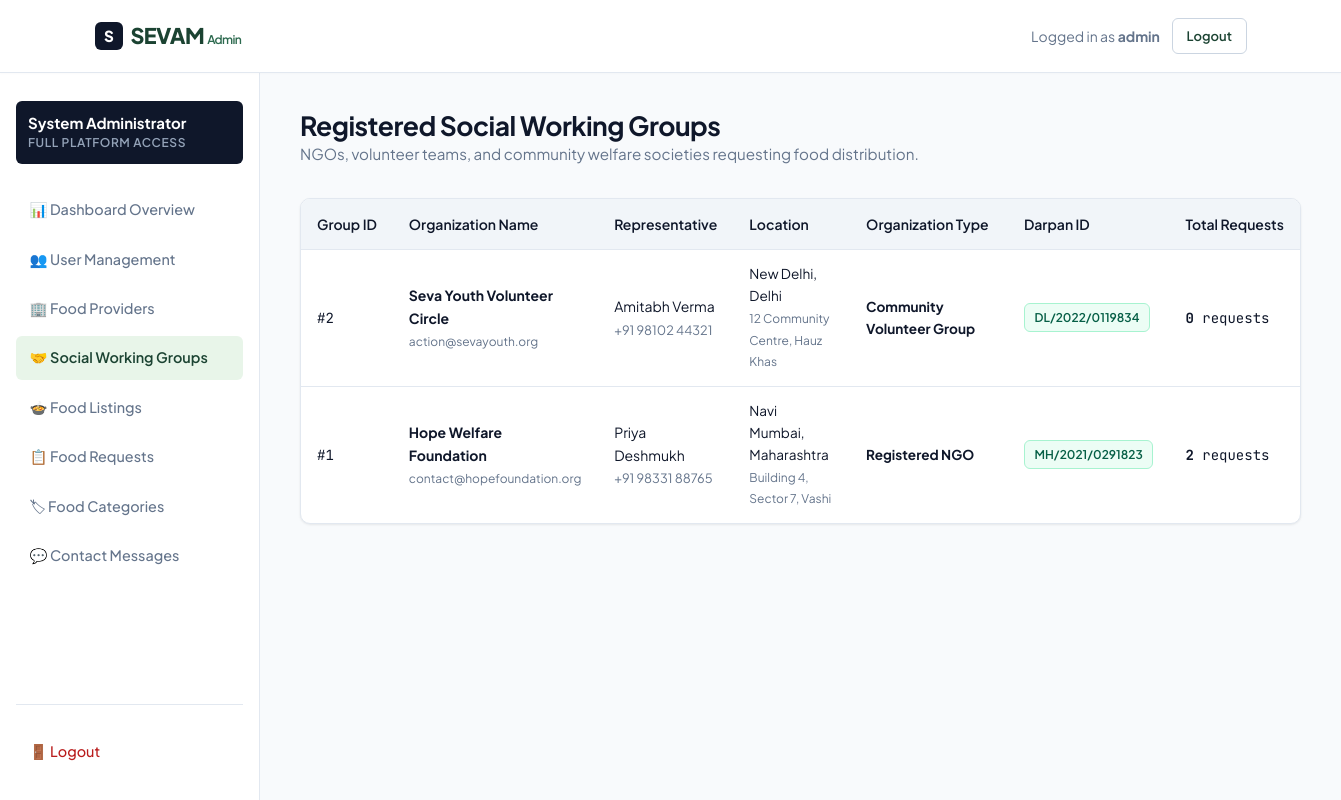
Screenshot of /admin/groups.php (signed in) with the database file from the repository.
### tables this page shows
CREATE TABLE `social_working_groups` (
  `id` int(11) NOT NULL AUTO_INCREMENT,
  `user_id` int(11) NOT NULL,
  `group_name` varchar(150) NOT NULL,
  `representative_name` varchar(100) NOT NULL,
  `phone` varchar(20) NOT NULL,
  `address` text NOT NULL,
  `city` varchar(80) NOT NULL,
  `state` varchar(80) NOT NULL,
  `organization_type` varchar(80) NOT NULL,
  `ngo_status` enum('Registered','Community Volunteer Group','Trust','Society') DEFAULT 'Registered',
  `darpan_id` varchar(50) DEFAULT NULL,
  `created_at` timestamp NULL DEFAULT current_timestamp(),
  PRIMARY KEY (`id`),
  KEY `fk_group_user` (`user_id`),
  CONSTRAINT `fk_group_user` FOREIGN KEY (`user_id`) REFERENCES `users` (`id`) ON DELETE CASCADE
);

CREATE TABLE `users` (
  `id` int(11) NOT NULL AUTO_INCREMENT,
  `username` varchar(50) NOT NULL,
  `email` varchar(100) NOT NULL,
  `password` varchar(255) NOT NULL,
  `role` enum('admin','provider','group') NOT NULL,
  `status` enum('active','inactive') DEFAULT 'active',
  `created_at` timestamp NULL DEFAULT current_timestamp(),
  PRIMARY KEY (`id`),
  UNIQUE KEY `username` (`username`),
  UNIQUE KEY `email` (`email`)
);

### php/db.php (called while the page is built, shortened)
<?php
function escape($val) {
    return htmlspecialchars($val ?? '', ENT_QUOTES, 'UTF-8');
}

### admin/groups.php (the view, shortened to what this page needs)
<?php
require_once __DIR__ . '/../php/db.php';
require_once __DIR__ . '/header.php';
$stmt = $pdo->query("SELECT g.*, u.username, u.email, u.status as user_status,
    (SELECT COUNT(*) FROM food_requests WHERE group_id = g.id) as request_count
    FROM social_working_groups g
    JOIN users u ON g.user_id = u.id
    ORDER BY g.id DESC");
$groups = $stmt->fetchAll();
?>
<div class="dashboard-header">
    <div>
        <h1 class="dashboard-title">Registered Social Working Groups</h1>
        <p style="color: var(--color-text-muted); font-size: 0.95rem;">
            NGOs, volunteer teams, and community welfare societies requesting food distribution.
        </p>
    </div>
</div>
<div class="table-wrap">
    <div class="table-responsive">
        <table class="data-table">
            <thead>
                <tr>
                    <th>Group ID</th>
                    <th>Organization Name</th>
                    <th>Representative</th>
                    <th>Location</th>
                    <th>Organization Type</th>
                    <th>Darpan ID</th>
                    <th>Total Requests</th>
                </tr>
            </thead>
            <tbody>
                <?php foreach ($groups as $g): ?>
                    <tr>
                        <td class="tabular-nums">#<?= $g['id'] ?></td>
                        <td>
                            <strong><?= escape($g['group_name']) ?></strong><br>
                            <span style="font-size:0.75rem; color:var(--color-text-muted);"><?= escape($g['email']) ?></span>
                        </td>
                        <td>
                            <?= escape($g['representative_name']) ?><br>
                            <span style="font-size:0.8rem; color:var(--color-text-muted);"><?= escape($g['phone']) ?></span>
                        </td>
                        <td style="font-size:0.85rem;">
                            <?= escape($g['city']) ?>, <?= escape($g['state']) ?><br>
                            <span style="font-size:0.75rem; color:var(--color-text-muted);"><?= escape($g['address']) ?></span>
                        </td>
                        <td style="font-size:0.85rem;">
                            <strong><?= escape($g['organization_type']) ?></strong>
                        </td>
                        <td>
                            <?php if (!empty($g['darpan_id'])): ?>
                                <span class="badge badge-accepted"><?= escape($g['darpan_id']) ?></span>
                            <?php else: ?>
                                <span style="font-size:0.75rem; color:var(--color-text-muted);">Not Provided</span>
                            <?php endif; ?>
                        </td>
                        <td class="tabular-nums">
                            <strong><?= $g['request_count'] ?></strong> requests
                        </td>
                    </tr>
                <?php endforeach; ?>
            </tbody>
        </table>
    </div>
</div>
<?php require_once __DIR__ . '/footer.php'; ?>

### css/style.css (style rules this page uses)
:root { --color-bg: #f8fafc; --color-surface: #ffffff; --color-surface-subtle: #f1f5f9; --color-surface-hover: #e2e8f0; --color-primary: #1b4332; --color-primary-light: #2d6a4f; --color-primary-accent: #40916c; --color-primary-subtle: #e8f5e9; --color-primary-border: #b7e4c7; --color-text-main: #0f172a; --color-text-muted: #64748b; --color-text-inverted: #ffffff; --color-border: #e2e8f0; --color-border-strong: #cbd5e1; --color-success: #15803d; --color-success-bg: #f0fdf4; --color-success-border: #bbf7d0; --color-warning: #b45309; --color-warning-bg: #fffbeb; --color-warning-border: #fde68a; --color-danger: #b91c1c; --color-danger-bg: #fef2f2; --color-danger-border: #fecaca; --color-info: #0369a1; --color-info-bg: #f0f9ff; --color-info-border: #bae6fd; --radius-sm: 6px; --radius-md: 10px; --radius-lg: 16px; --shadow-subtle: 0 1px 3px rgba(0, 0, 0, 0.05), 0 1px 2px rgba(0, 0, 0, 0.03); --shadow-card: 0 4px 6px -1px rgba(0, 0, 0, 0.05), 0 2px 4px -2px rgba(0, 0, 0, 0.03); --shadow-modal: 0 20px 25px -5px rgba(0, 0, 0, 0.1), 0 8px 10px -6px rgba(0, 0, 0, 0.05); --container-max: 1200px; --header-height: 72px; }
*, *::before, *::after { box-sizing: border-box; margin: 0; padding: 0; }
html { font-size: 16px; scroll-behavior: smooth; -webkit-font-smoothing: antialiased; }
body { font-family: 'Plus Jakarta Sans', system-ui, -apple-system, sans-serif; background-color: var(--color-bg); color: var(--color-text-main); line-height: 1.6; min-height: 100vh; display: flex; flex-direction: column; }
h1, h2, h3, h4, h5, h6 { color: var(--color-text-main); font-weight: 700; line-height: 1.25; letter-spacing: -0.02em; text-wrap: balance; }
p { color: var(--color-text-muted); }
.tabular-nums { font-variant-numeric: tabular-nums; font-family: 'JetBrains Mono', monospace; }
.badge { display: inline-flex; align-items: center; gap: 0.35rem; font-size: 0.75rem; font-weight: 600; padding: 0.25rem 0.6rem; border-radius: var(--radius-sm); text-transform: capitalize; }
.badge-accepted { background-color: #ecfdf5; color: #065f46; border: 1px solid #a7f3d0; }
.dashboard-header { display: flex; align-items: center; justify-content: space-between; margin-bottom: 2rem; flex-wrap: wrap; gap: 1rem; }
.dashboard-title { font-size: 1.65rem; }
.table-wrap { background-color: var(--color-surface); border: 1px solid var(--color-border); border-radius: var(--radius-md); overflow: hidden; box-shadow: var(--shadow-subtle); margin-bottom: 2rem; }
.table-responsive { width: 100%; overflow-x: auto; }
.data-table { width: 100%; border-collapse: collapse; font-size: 0.875rem; text-align: left; }
.data-table th { background-color: var(--color-surface-subtle); padding: 0.85rem 1rem; font-weight: 600; color: var(--color-text-main); border-bottom: 1px solid var(--color-border); white-space: nowrap; }
.data-table td { padding: 0.85rem 1rem; border-bottom: 1px solid var(--color-border); color: var(--color-text-main); vertical-align: middle; }
.data-table tr:last-child td { border-bottom: none; }

### rows the page displays
social_working_groups: id "2", group_name "Seva Youth Volunteer Circle", user.email "action@sevayouth.org", representative_name "Amitabh Verma", phone "+91 98102 44321", city "New Delhi", state "Delhi", address "12 Community Centre, Hauz Khas", organization_type "Community Volunteer Group", darpan "DL/2022/0119834", request_count "0"
social_working_groups: id "1", group_name "Hope Welfare Foundation", user.email "contact@hopefoundation.org", representative_name "Priya Deshmukh", phone "+91 98331 88765", city "Navi Mumbai", state "Maharashtra", address "Building 4, Sector 7, Vashi", organization_type "Registered NGO", darpan "MH/2021/0291823", request_count "2"

### other values shown
$_SESSION['username'] "admin"
